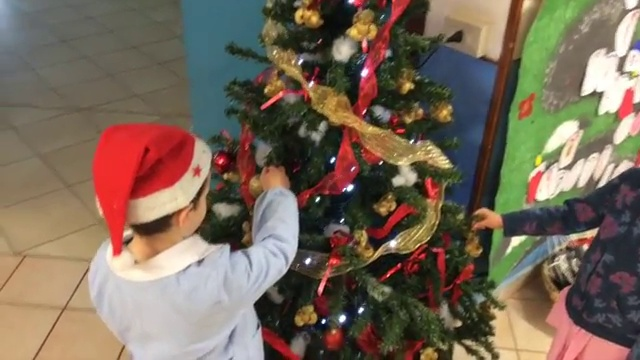
#> input picture data/datasets/0e1f3669fbd3a1e8/frame_57700000.jpg, 640 x 360 px, given in place of s00_tx-0.25105.png, which was not available
$ python different.py
#> lines starting #> are read from the running program, lines starting #| are printed output that depends on the picture; pictures that were not available may be replaced by others from this repository, and a replacement may not be noted
import cv2
import numpy as np

def show_image(window_name, img):
    cv2.imshow(window_name, img)
    cv2.waitKey(0)
    cv2.destroyAllWindows()

def image_difference(img_path1, img_path2, save_path="diff.png"):
    # 读取两张图像（确保两张图像大小一致）
#> called with img_path1 = 'image1.png', img_path2 = 'image2.png', save_path = 'diff.png'
    img1 = cv2.imread(r"D:\naked-eye 3D\video call\DWvs\s00_tx-0.25105.png")
#> img1 is the input picture: shape (360, 640, 3); mean B, G, R 88, 104, 119.6
    img2 = cv2.imread(r"D:\naked-eye 3D\video call\DWvs\depth_warp_vs\output\warp_49320000_s00_tx-0.25105.png")
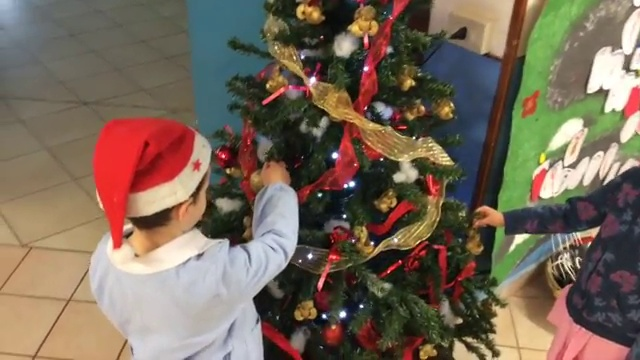
#> input picture data/datasets/0e1f3669fbd3a1e8/frame_57766667.jpg, 640 x 360 px, given in place of warp_49320000_s00_tx-0.25105.png, which was not available
#> img2 is the input picture: shape (360, 640, 3); mean B, G, R 87.8, 103.6, 119.1

    if img1 is None or img2 is None:
        print("无法读取输入图像，请检查路径")
        return

    if img1.shape != img2.shape:
        print(f"图像尺寸不同，img1: {img1.shape}, img2: {img2.shape}")
        return

    # 计算图像差异（绝对值差异，避免负值）
    diff = cv2.absdiff(img1, img2)
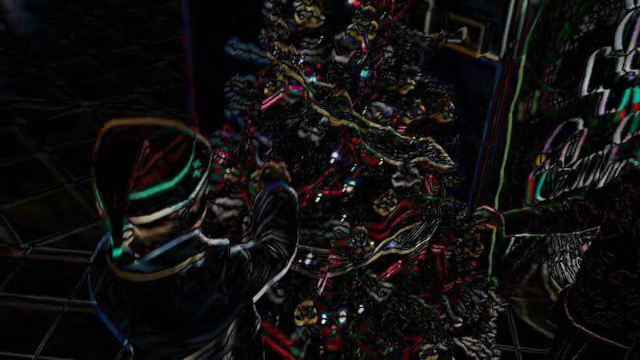
#> diff: shape (360, 640, 3); mean B, G, R 15.8, 16, 17.5

    # 也可以把差异放大一下以便观察（可选）
    diff_enhanced = cv2.convertScaleAbs(diff, alpha=3, beta=0)  # 放大3倍
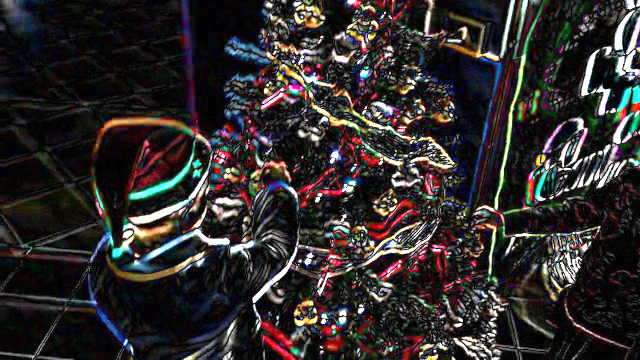
#> diff_enhanced: shape (360, 640, 3); mean B, G, R 44.9, 45, 49.5

    # 保存差异图像
    cv2.imwrite(save_path, diff_enhanced)
    print(f"差异图像保存到 {save_path}")

    # 展示差异图像
    show_image("Image Difference", diff_enhanced)

if __name__ == "__main__":
    image_difference("image1.png", "image2.png")
